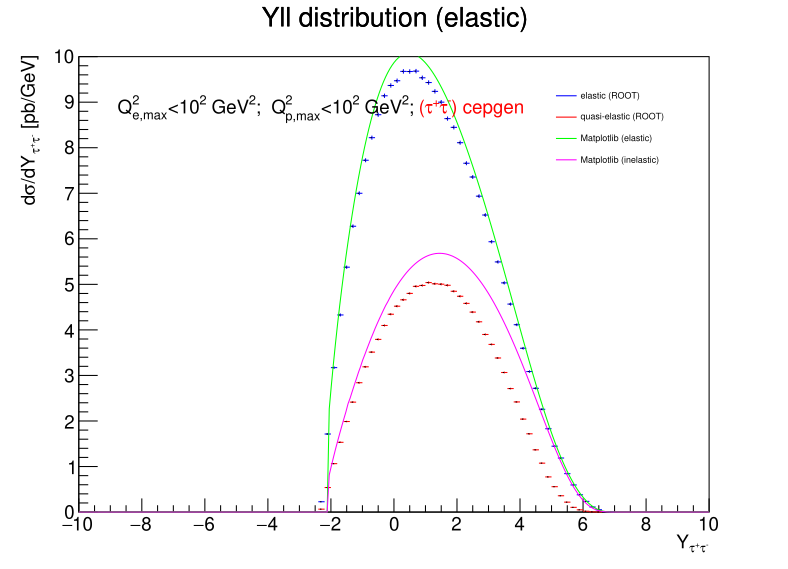

The Python source for this figure:

import ROOT
import array  # Add this line to import the array module
import numpy as np
import sys

##################################################################


ROOT.gStyle.SetOptStat(0)  # Remove the statistics box from the plots

integrated_cross_section_value_E = 48.8223395  # pb
integrated_cross_section_value_QE = 24.703  # pb

bin_width_correction = 5.0

##################################################################



def compare_distributions(filename):
    # Open the ROOT file
    file = ROOT.TFile(filename)
    if file.IsZombie():
        print("Error: Could not open file", filename)
        return

    # Get the TTree objects
    tree_E = file.Get("LHeC_E")
    tree_QE = file.Get("LHeC_QE")
    if not tree_E or not tree_QE:
        print("Error: Could not retrieve TTrees from the file")
        file.Close()
        return

    # Create arrays to hold Yll values
    Yll_E = []
    Yll_QE = []

    # Fill arrays with Yll values
    for event in tree_E:
        Yll_E.append(event.Yll)
    for event in tree_QE:
        Yll_QE.append(event.Yll)

    # Create ROOT histograms for Yll
    hist_Yll_E = ROOT.TH1F("hist_Yll_E", "Yll distribution (elastic)", 100, -10.0, 10.0)
    hist_Yll_QE = ROOT.TH1F("hist_Yll_QE", "Yll distribution (quasi-elastic)", 100, -10.0, 10.0)

    # Fill histograms with Yll values with weights
    for y in Yll_E:
        hist_Yll_E.Fill(y, bin_width_correction*integrated_cross_section_value_E / len(Yll_E))
    for y in Yll_QE:
        hist_Yll_QE.Fill(y, bin_width_correction*integrated_cross_section_value_QE / len(Yll_QE))

    # Load Yll data from Matplotlib
    from dSigmadY_ep_tautau_10_100_100 import wvalues, elas, inel
    Yll_MPL = wvalues[3][:303]

    # Create ROOT graphs for Yll from Matplotlib data
    graph_Yll_MPL_elastic = ROOT.TGraph(len(Yll_MPL), array.array('d', Yll_MPL), array.array('d', elas[3][:303]))
    graph_Yll_MPL_inelastic = ROOT.TGraph(len(Yll_MPL), array.array('d', Yll_MPL), array.array('d', inel[3][:303]))

    # Plot histograms and graphs for Yll
    canvas_Yll = ROOT.TCanvas("canvas_Yll", "Yll Comparison", 800, 600)
    hist_Yll_E.SetLineColor(ROOT.kBlue)
    hist_Yll_E.GetYaxis().SetTitle("d#sigma/dY_{#tau^{+}#tau^{-}} [pb/GeV]")  # Y-axis title
    hist_Yll_E.GetXaxis().SetTitle("Y_{#tau^{+}#tau^{-}}")  # X-axis title
    hist_Yll_E.SetMinimum(0)  # Set y-axis minimum to 0
    hist_Yll_E.SetMaximum(10)  # Set y-axis maximum to 10
    hist_Yll_E.Draw()
    hist_Yll_QE.SetLineColor(ROOT.kRed)
    hist_Yll_QE.Draw("SAME")
    graph_Yll_MPL_elastic.SetLineColor(ROOT.kGreen)
    graph_Yll_MPL_elastic.Draw("SAME")
    graph_Yll_MPL_inelastic.SetLineColor(ROOT.kMagenta)
    graph_Yll_MPL_inelastic.Draw("SAME")

    # Add legend for Yll
    legend_Yll = ROOT.TLegend(0.7, 0.7, 0.85, 0.85)
    legend_Yll.AddEntry(hist_Yll_E, "elastic (ROOT)", "l")
    legend_Yll.AddEntry(hist_Yll_QE, "quasi-elastic (ROOT)", "l")
    legend_Yll.AddEntry(graph_Yll_MPL_elastic, "Matplotlib (elastic)", "l")
    legend_Yll.AddEntry(graph_Yll_MPL_inelastic, "Matplotlib (inelastic)", "l")
    legend_Yll.SetBorderSize(0)  # Remove the border around the legend
    legend_Yll.Draw()

    # Add information for Yll
    latex_Yll = ROOT.TLatex()
    latex_Yll.SetNDC()
    latex_Yll.SetTextFont(42)
    latex_Yll.SetTextSize(0.035)
    latex_Yll.DrawLatex(0.15, 0.8,
                        "Q^{2}_{e,max}<10^{2} GeV^{2};  Q^{2}_{p,max}<10^{2} GeV^{2}; #color[2]{(#tau^{+}#tau^{-}) cepgen}")
    

    # Save the plot for Yll as a PDF file
    canvas_Yll.SaveAs("Yll_Comparison.pdf")

    # Draw the canvas
    canvas_Yll.Draw()
    
##################################################################
    

    # Calculate area under the curve for each distribution
    area_Yll_E = hist_Yll_E.Integral() / bin_width_correction
    area_Yll_QE = hist_Yll_QE.Integral() / bin_width_correction

    print("Area under the curve for Yll (elastic):", area_Yll_E)
    print("Area under the curve for Yll (quasi-elastic):", area_Yll_QE)


    # Calculate area under the curve for Matplotlib data
    area_Yll_MPL_elastic = 0
    area_Yll_MPL_inelastic = 0
    for i in range(len(Yll_MPL) - 1):
        area_Yll_MPL_elastic += (Yll_MPL[i + 1] - Yll_MPL[i]) * (elas[3][i + 1] + elas[3][i]) / 2
        area_Yll_MPL_inelastic += (Yll_MPL[i + 1] - Yll_MPL[i]) * (inel[3][i + 1] + inel[3][i]) / 2

    print("Area under the curve for Yll (Matplotlib elastic):", area_Yll_MPL_elastic)
    print("Area under the curve for Yll (Matplotlib inelastic):", area_Yll_MPL_inelastic)

    # Cleanup
    file.Close()

# Call the function with the filename of the ROOT file
compare_distributions("LHeC_Compare.root")

##################################################################
